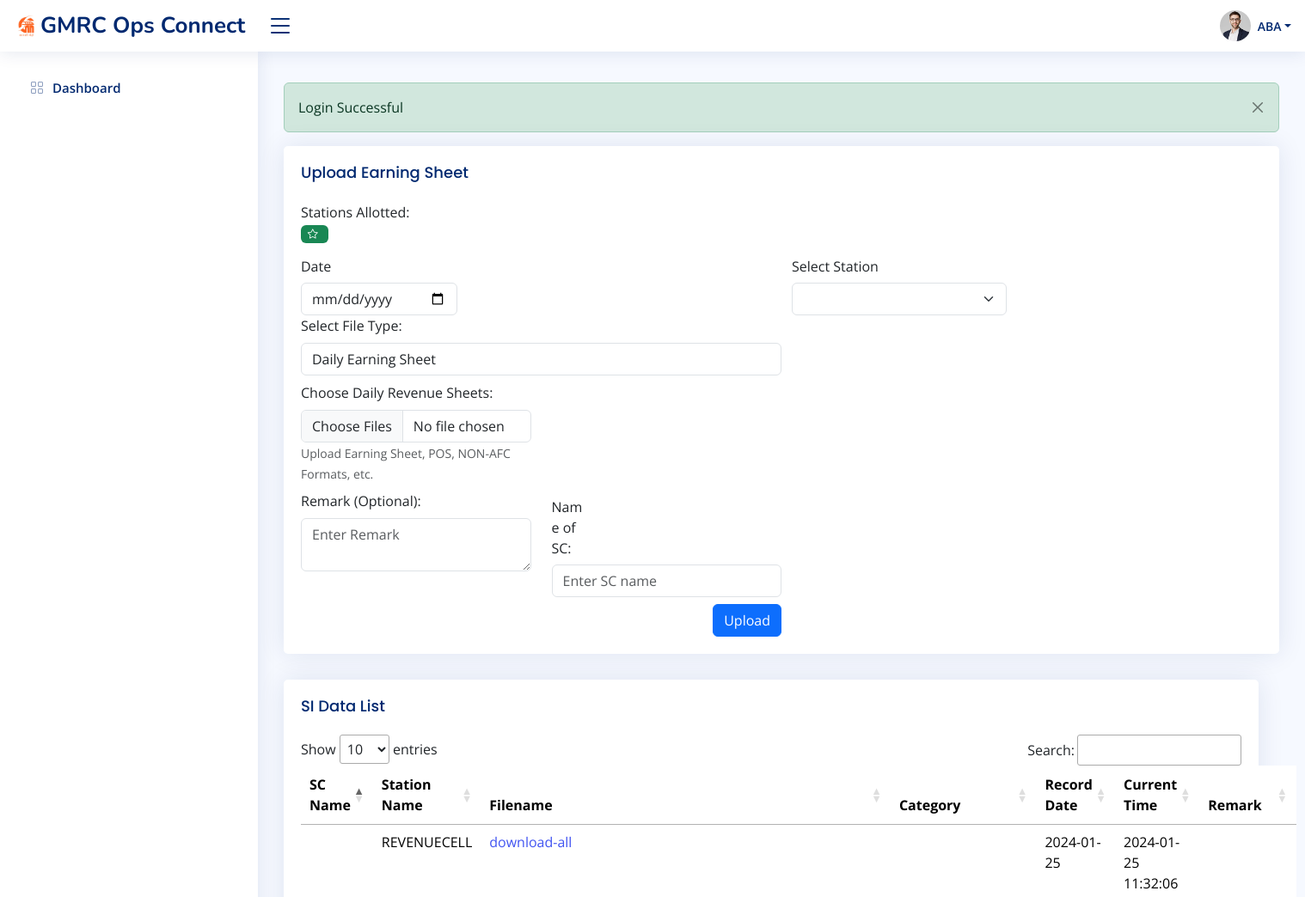
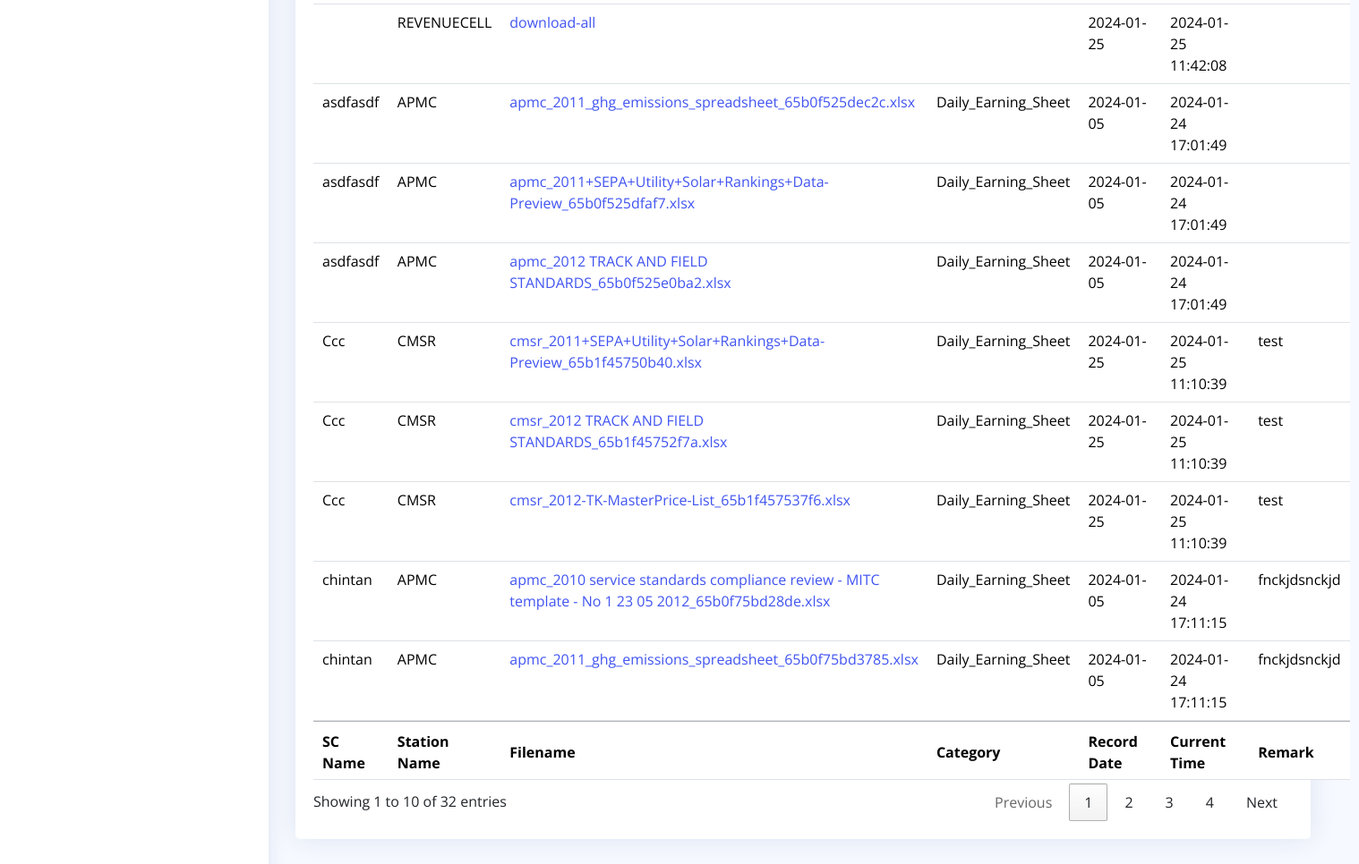
Screenshot of /si-list.php (signed in) with the database file from the repository (2 pictures, top to bottom).
### tables this page shows
CREATE TABLE `tab_user_details` (
  `id` int(11) UNSIGNED NOT NULL,
  `username` varchar(128) NOT NULL,
  `password` varchar(128) NOT NULL,
  `stationname` varchar(128) NOT NULL,
  `account_type` varchar(50) NOT NULL,
  `stations_allotted` varchar(128) NOT NULL
);

CREATE TABLE `tab_logs_fileupload` (
  `id` int(11) NOT NULL,
  `Sc_Name` varchar(50) DEFAULT NULL,
  `station_name` varchar(50) DEFAULT NULL,
  `file_type` varchar(155) DEFAULT NULL,
  `filename` varchar(256) DEFAULT NULL,
  `size` varchar(50) DEFAULT NULL,
  `record_date` date DEFAULT NULL,
  `current_time` datetime NOT NULL DEFAULT current_timestamp(),
  `upload_by` int(11) DEFAULT NULL,
  `folder_name` varchar(100) DEFAULT NULL,
  `Remark` varchar(200) DEFAULT NULL,
  `log_type` varchar(20) NOT NULL COMMENT 'upload,download'
);

### actions/db.php (called while the page is built, shortened)
<?php
class DatabaseOperation {
    private $servername;
    private $username;
    private $password;
    private $dbname;
    private $conn;
    public function __construct($servername, $username, $password, $dbname) {
        $this->servername = $servername;
        $this->username = $username;
        $this->password = $password;
        $this->dbname = $dbname;
    }
    private function connect() {
        $this->conn = new mysqli($this->servername, $this->username, $this->password, $this->dbname);
    }
    public function query($sql) {
        $result = $this->conn->query($sql);
        return $result;
    }
    public function select($table, $columns = "*", $conditions = array(), $conditionType = "AND", $recordType = 'multiple', $orderBy = null, $whereInConditions = array()) {
    $sql = "SELECT $columns FROM $table";
    if (!empty($conditions)) {
        $sql .= " WHERE ";
        $conditionClauses = [];
        foreach ($conditions as $column => $value) {
            $conditionClauses[] = "$column = '$value'";
        }
        $conditionsString = implode(" $conditionType ", $conditionClauses);
        $sql .= $conditionsString;
    }
    if ($orderBy) {
        $sql .= " ORDER BY $orderBy";
    }
    $result = $this->query($sql);
    $data = [];
    if ($recordType == 'single') {
        $data = $this->fetchAssoc($result);
    } else {
        while ($row = $this->fetchAssoc($result)) {
            $data[] = $row;
        }
    }
    return $data;
}
    public function fetchAssoc($result) {
        return $result->fetch_assoc();
    }
}
$database = new DatabaseOperation("localhost", "root", "", "testdbgmrcrev");
?>

### si-list.php (the view, shortened to what this page needs)
<?php include 'layouts/header.php'; ?>
<main id="main" class="main">
  <?php include 'layouts/alert.php'; ?>
  <?php
  $date = (isset($_GET['date'])) ? $_GET['date'] : '';
  $locked = (isset($_GET['i'])) ? $_GET['i'] : '';
  $stationName = isset($_GET['stationName']) ? $_GET['stationName'] : '';
  if ($date) {
    if ($stationName) {
      $condition = ['record_date' => $date, 'station_name' => $stationName , 'log_type' => 'upload'];
    } else {
      $condition = ['record_date' => $date];
    };
  } else {
    $condition = [];
  }
  $listArr = $database->select('tab_logs_fileupload', "*", $condition, "AND", 'multiple', 'current_time desc');
  $UserList = $database->select('tab_user_details', "*", ['id' => $_SESSION['user_id']], "AND", 'single', 'id DESC');
  $SessionList = explode(',', $UserList['stations_allotted']);
  ?>
  <div class="pagetitle">
    <section class="section">
      <div class="row">
        <div class="col-lg-12">
          <div class="card">
            <div class="card-body">
              <h5 class="card-title">Upload Earning Sheet</h5>
              <div class="adw">
                <span> Stations Allotted:</span> <br>
                <?php foreach ($SessionList as $stations) : ?>
                  <?php if ($stations == $stationName) : ?>
                    <span class="badge bg-success"><i class="bi bi-star me-1"></i> <?= strtoupper($stations); ?></span>
                  <?php else : ?>
                    <span class="badge bg-secondary"><i class="bi bi-star me-1"></i> <?= strtoupper($stations); ?></span>
                  <?php endif; ?>
                <?php endforeach; ?>
              </div>
              <form class="g-3" method="post" enctype="multipart/form-data" id="uploadForm" action="actions/ActionController.php">
                <div class="row mt-2">
                  <div class="col-md-6">
                    <label for="inputDate" class="col-sm-6 col-form-label">Date</label>
                    <div class="col-sm-4">
                      <input type="date" class="form-control" name="recordDate" id="recordDate" value="<?php echo htmlspecialchars($date ?? date('Y-m-d')); ?>" min="2023-11-01" max="<?php echo date('Y-m-d'); ?>" onkeydown="return false">
                    </div>
                  </div>
                  <div class="col-md-6">
                    <label for="inputDate" class="col-sm-4 col-form-label">Select Station</label>
                    <select name="station_name_si" id="station_name_si" class="form-select" style="width: 250px;">
                      <?php foreach ($SessionList as $list) : ?>
                        <option value="<?= $list; ?>" <?php if ($stationName == $list) : ?> selected <?php endif; ?>><?= $list; ?></option>
                      <?php endforeach; ?>
                    </select>
                  </div>
                </div>
                <div id="file-upload-area" <?php if ($locked) : ?> style="display: none;" <?php else : ?> style="display: block;" <?php endif; ?>>
                  <?php
                      $checkBoxArr = [
                        'Daily Earning Sheet', 'Paytm POS Transaction', 'SBI POS Transaction', 'Penalty', 'URC', 'Refund Memo', 'Manual Collection', 'Outstanding',
                        'Forfeit Format', 'Ref. Def. CSC', 'Def. CST', '1st Periodical', '2nd Periodical', '3rd Periodical', 'Balance Sheet'
                      ];
                    ?>
                    <div class="col-md-6">
                      <label for="validationDefault04" class="form-label">Select File Type:</label>
                      <select class="form-control" name="fileType" required>
                        <?php foreach ($checkBoxArr as $check) : ?>
                          <option><?= $check; ?> </option>
                        <?php endforeach;  ?>
                      </select>
                  <div class="row mt-2">
                    <div class="col-md-6">
                      <label for="validationDefault03" class="form-label">Choose Daily Revenue Sheets:</label>
                      <input type="file" class="form-control" id="file1" name="files[]" multiple>
                      <span class="form-text text-muted">Upload Earning Sheet, POS, NON-AFC Formats, etc.</span>
                    </div>
                  </div>
                  <div class="row mt-2">
                    <div class="col-md-6">
                      <label for="validationDefault03" class="form-label">Remark (Optional):</label>
                      <textarea class="form-control" name="remark" placeholder="Enter Remark"></textarea>
                    </div>
                    <div class="col-md-6">
                      <label for="inputDate" class="col-sm-2 col-form-label">Name of SC:</label>
                      <input type="text" class="form-control" name="sc_name" placeholder="Enter SC name" required>
                    </div>
                  </div>
                  <div class="row mt-2">
                    <div class="col-12">
                      <button class="btn btn-primary float-end" type="submit">Upload</button>
                    </div>
                  </div>
                </div>
              </form>
            </div>
          </div>
        </div>
      </div>
      <div class="row">
        <div class="col-lg-12">
          <div class="card">
            <div class="card-body">
              <!-- <div class="action-buttons float-end mt-3">
                <a href="upload-files.php" class="btn btn-success">Upload Csv</a>
            </div> -->
              <div class="d-flex justify-content-between">
                <h5 class="card-title">SI Data List</h5>
              </div>
              <table class="table  table-responsive" id="myDataTable">
                <thead>
                <tr id="<?= $list['id']; ?>">
                    <th>SC Name </th>
                    <th>Station Name</th>
                    <th>Filename</th>
                    <th>Category</th>
                    <th data-type="date" data-format="YYYY/DD/MM">Record Date</th>
                    <th>Current Time</th>
                    <th>Remark</th>
                  </tr>
                </thead>
                <tbody>
                  <?php foreach ($listArr as $list) :
                    $path = 'actions/scdata/tmp/' . $list['record_date'] . '/' . $list['folder_name'] . '/' . $list['filename'];
                  ?>
                    <tr>
                      <td><?= $list['Sc_Name']; ?></td>
                      <td><?= strtoupper($list['station_name']); ?></td>
                      <td><a href="<?= $path ?>" download target="_balnk"><?= $list['filename']; ?></a></td>
                      <td><?= $list['file_type']; ?></td>
                      <td><?= $list['record_date']; ?></td>
                      <td><?= $list['current_time']; ?></td>
                      <td><?= $list['Remark']; ?></td>
                    </tr>
                  <?php endforeach; ?>
                </tbody>
                <tfoot>
                  <tr>
                    <th>SC Name </th>
                    <th>Station Name</th>
                    <th>Filename</th>
                    <th>Category</th>
                    <th data-type="date" data-format="YYYY/DD/MM">Record Date</th>
                    <th>Current Time</th>
                    <th>Remark</th>
                  </tr>
                </tfoot>
              </table>
            </div>
          </div>
        </div>
      </div>
    </section>
</main>
<?php include 'layouts/footer.php'; ?>

### assets/css/style.css (style rules this page uses)
:root { scroll-behavior: smooth; }
body { font-family: "Open Sans", sans-serif; background: #f6f9ff; color: #444444; }
a { color: #4154f1; text-decoration: none; }
h1, h2, h3, h4, h5, h6 { font-family: "Nunito", sans-serif; }
#main { margin-top: 60px; padding: 20px 30px; transition: all 0.3s; }
.pagetitle { margin-bottom: 10px; }
.card { margin-bottom: 30px; border: none; border-radius: 5px; box-shadow: 0px 0 30px rgba(1, 41, 112, 0.1); }
.card-title { padding: 20px 0 15px 0; font-size: 18px; font-weight: 500; color: #012970; font-family: "Poppins", sans-serif; }
.card-body { padding: 0 20px 20px 20px; }
@media (min-width: 1200px) { #main, #footer { margin-left: 300px; } }
thead,tfoot input { padding: 3px; box-sizing: border-box; }

### rows the page displays
tab_logs_fileupload: Sc_Name "asdfasdf", station_name "APMC", filename "apmc_2011_ghg_emissions_spreadsheet_65b0f525dec2c.xlsx", file_type "Daily_Earning_Sheet", record_date "2024-01-05", current_time "2024-01-24 17:01:49"
tab_logs_fileupload: Sc_Name "asdfasdf", station_name "APMC", filename "apmc_2011+SEPA+Utility+Solar+Rankings+Data-Preview_65b0f525dfaf7.xlsx", file_type "Daily_Earning_Sheet", record_date "2024-01-05", current_time "2024-01-24 17:01:49"
tab_logs_fileupload: Sc_Name "asdfasdf", station_name "APMC", filename "apmc_2012 TRACK AND FIELD STANDARDS_65b0f525e0ba2.xlsx", file_type "Daily_Earning_Sheet", record_date "2024-01-05", current_time "2024-01-24 17:01:49"
tab_logs_fileupload: Sc_Name "chintan", station_name "APMC", filename "apmc_2010 service standards compliance review - MITC template - No 1 23 05 2012_65b0f75bd28de.xlsx", file_type "Daily_Earning_Sheet", record_date "2024-01-05", current_time "2024-01-24 17:11:15", Remark "fnckjdsnckjd"
tab_logs_fileupload: Sc_Name "chintan", station_name "APMC", filename "apmc_2011_ghg_emissions_spreadsheet_65b0f75bd3785.xlsx", file_type "Daily_Earning_Sheet", record_date "2024-01-05", current_time "2024-01-24 17:11:15", Remark "fnckjdsnckjd"
tab_logs_fileupload: Sc_Name "Ccc", station_name "CMSR", filename "cmsr_2011+SEPA+Utility+Solar+Rankings+Data-Preview_65b1f45750b40.xlsx", file_type "Daily_Earning_Sheet", record_date "2024-01-25", current_time "2024-01-25 11:10:39", Remark "test"
tab_logs_fileupload: Sc_Name "Ccc", station_name "CMSR", filename "cmsr_2012 TRACK AND FIELD STANDARDS_65b1f45752f7a.xlsx", file_type "Daily_Earning_Sheet", record_date "2024-01-25", current_time "2024-01-25 11:10:39", Remark "test"
tab_logs_fileupload: Sc_Name "Ccc", station_name "CMSR", filename "cmsr_2012-TK-MasterPrice-List_65b1f457537f6.xlsx", file_type "Daily_Earning_Sheet", record_date "2024-01-25", current_time "2024-01-25 11:10:39", Remark "test"
tab_logs_fileupload: station_name "REVENUECELL", filename "download-all", record_date "2024-01-25", current_time "2024-01-25 11:32:06"
tab_logs_fileupload: station_name "REVENUECELL", filename "download-all", record_date "2024-01-25", current_time "2024-01-25 11:42:08"

### other values shown
$_SESSION['username'] "ABA"
$_SESSION['success'] "Login Successful"
form field fileType "Daily Earning Sheet"
